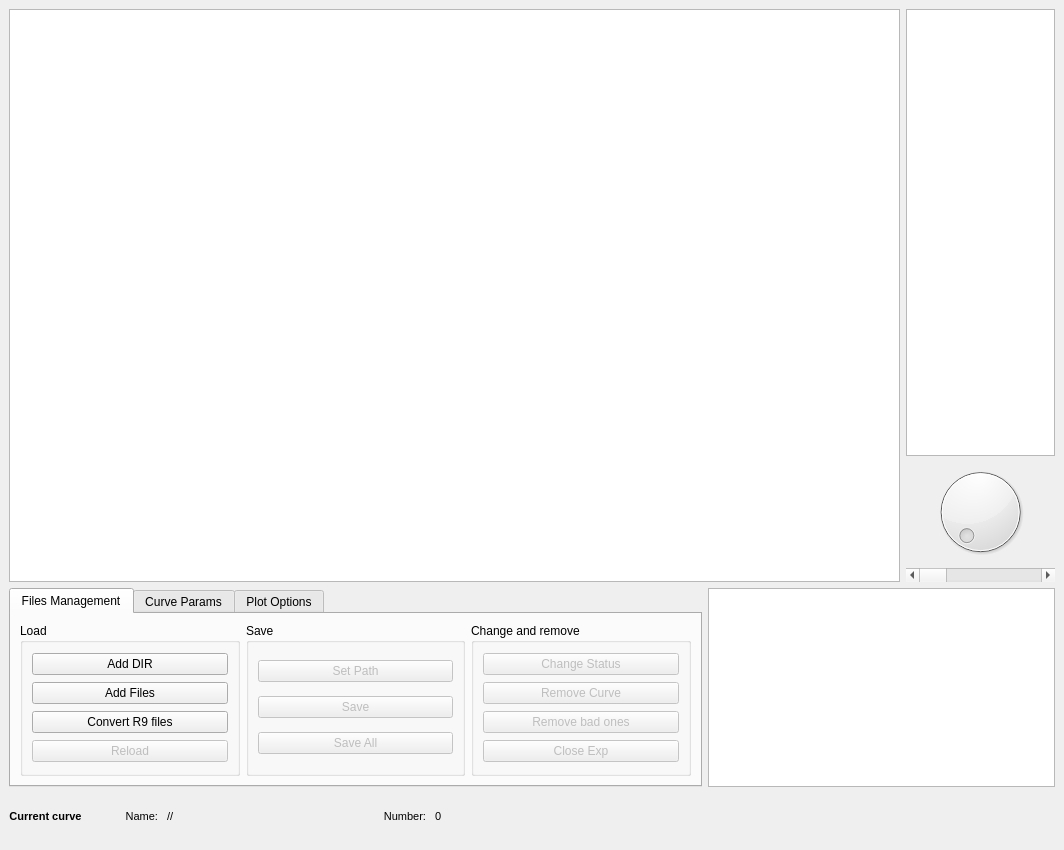
<?xml version="1.0" encoding="UTF-8"?>
<ui version="4.0">
 <class>facewindow</class>
 <widget class="QMainWindow" name="facewindow">
  <property name="geometry">
   <rect>
    <x>0</x>
    <y>0</y>
    <width>1064</width>
    <height>850</height>
   </rect>
  </property>
  <property name="windowTitle">
   <string>MainWindow</string>
  </property>
  <widget class="QWidget" name="simpleCtWidget">
   <layout class="QVBoxLayout" name="verticalLayout_3" stretch="12,4,1">
    <item>
     <layout class="QHBoxLayout" name="horizontalLayout" stretch="6,1">
      <item>
       <widget class="PlotWidget" name="grafo"/>
      </item>
      <item>
       <layout class="QVBoxLayout" name="verticalLayout_2">
        <item>
         <widget class="QGraphicsView" name="griglia"/>
        </item>
        <item>
         <widget class="QDial" name="slide2"/>
        </item>
        <item>
         <widget class="QScrollBar" name="slide1">
          <property name="orientation">
           <enum>Qt::Horizontal</enum>
          </property>
         </widget>
        </item>
       </layout>
      </item>
     </layout>
    </item>
    <item>
     <layout class="QHBoxLayout" name="horizontalLayout_3" stretch="6,3">
      <item>
       <widget class="QTabWidget" name="functionsTabs">
        <property name="currentIndex">
         <number>0</number>
        </property>
        <widget class="QWidget" name="tab_5">
         <attribute name="title">
          <string>Files Management</string>
         </attribute>
         <layout class="QHBoxLayout" name="horizontalLayout_2" stretch="4,4,4">
          <item>
           <widget class="QGroupBox" name="loadBox">
            <property name="title">
             <string>Load</string>
            </property>
            <layout class="QHBoxLayout" name="horizontalLayout_4" stretch="2">
             <item>
              <layout class="QVBoxLayout" name="verticalLayout">
               <item>
                <widget class="QPushButton" name="bAddDir">
                 <property name="text">
                  <string>Add DIR</string>
                 </property>
                </widget>
               </item>
               <item>
                <widget class="QPushButton" name="bAddFiles">
                 <property name="text">
                  <string>Add Files</string>
                 </property>
                </widget>
               </item>
               <item>
                <widget class="QPushButton" name="convr9Btn">
                 <property name="text">
                  <string>Convert R9 files</string>
                 </property>
                </widget>
               </item>
               <item>
                <widget class="QPushButton" name="reloadBtn">
                 <property name="enabled">
                  <bool>false</bool>
                 </property>
                 <property name="text">
                  <string>Reload</string>
                 </property>
                </widget>
               </item>
              </layout>
             </item>
            </layout>
           </widget>
          </item>
          <item>
           <widget class="QGroupBox" name="saveBox">
            <property name="title">
             <string>Save</string>
            </property>
            <layout class="QVBoxLayout" name="verticalLayout_4">
             <item>
              <widget class="QPushButton" name="setPathBtn">
               <property name="enabled">
                <bool>false</bool>
               </property>
               <property name="text">
                <string>Set Path</string>
               </property>
              </widget>
             </item>
             <item>
              <widget class="QPushButton" name="saveBtn">
               <property name="enabled">
                <bool>false</bool>
               </property>
               <property name="text">
                <string>Save</string>
               </property>
              </widget>
             </item>
             <item>
              <widget class="QPushButton" name="saveAllBtn">
               <property name="enabled">
                <bool>false</bool>
               </property>
               <property name="text">
                <string>Save All</string>
               </property>
              </widget>
             </item>
            </layout>
           </widget>
          </item>
          <item>
           <widget class="QGroupBox" name="removeBox">
            <property name="title">
             <string>Change and remove</string>
            </property>
            <layout class="QVBoxLayout" name="verticalLayout_5">
             <item>
              <widget class="QPushButton" name="chgStatBtn">
               <property name="enabled">
                <bool>false</bool>
               </property>
               <property name="text">
                <string>Change Status</string>
               </property>
              </widget>
             </item>
             <item>
              <widget class="QPushButton" name="removeBtn">
               <property name="enabled">
                <bool>false</bool>
               </property>
               <property name="text">
                <string>Remove Curve</string>
               </property>
              </widget>
             </item>
             <item>
              <widget class="QPushButton" name="removeBOBtn">
               <property name="enabled">
                <bool>false</bool>
               </property>
               <property name="text">
                <string>Remove bad ones</string>
               </property>
              </widget>
             </item>
             <item>
              <widget class="QPushButton" name="closeExpBtn">
               <property name="enabled">
                <bool>false</bool>
               </property>
               <property name="text">
                <string>Close Exp</string>
               </property>
              </widget>
             </item>
            </layout>
           </widget>
          </item>
         </layout>
        </widget>
        <widget class="QWidget" name="tab_6">
         <attribute name="title">
          <string>Curve Params</string>
         </attribute>
         <layout class="QHBoxLayout" name="horizontalLayout_5">
          <item>
           <widget class="QGroupBox" name="fromFileBox">
            <property name="title">
             <string>From File</string>
            </property>
            <layout class="QGridLayout" name="gridLayout_2">
             <item row="0" column="0">
              <widget class="QLabel" name="label_4">
               <property name="text">
                <string>k [N/nm]</string>
               </property>
              </widget>
             </item>
             <item row="0" column="1">
              <widget class="QDoubleSpinBox" name="kNumDbl">
               <property name="enabled">
                <bool>false</bool>
               </property>
               <property name="maximum">
                <double>1000.000000000000000</double>
               </property>
              </widget>
             </item>
             <item row="0" column="2">
              <widget class="QPushButton" name="updateKBtn">
               <property name="enabled">
                <bool>false</bool>
               </property>
               <property name="text">
                <string>UPDATE</string>
               </property>
              </widget>
             </item>
             <item row="0" column="3">
              <widget class="QPushButton" name="updateAllKBtn">
               <property name="enabled">
                <bool>false</bool>
               </property>
               <property name="text">
                <string>UPDATE ALL</string>
               </property>
              </widget>
             </item>
             <item row="1" column="0">
              <widget class="QLabel" name="label_5">
               <property name="text">
                <string>Sensitivity [nm/V]</string>
               </property>
              </widget>
             </item>
             <item row="1" column="1">
              <widget class="QDoubleSpinBox" name="nmVNumDbl">
               <property name="enabled">
                <bool>false</bool>
               </property>
               <property name="maximum">
                <double>1000.000000000000000</double>
               </property>
              </widget>
             </item>
             <item row="1" column="2">
              <widget class="QPushButton" name="updateNmVBtn">
               <property name="enabled">
                <bool>false</bool>
               </property>
               <property name="text">
                <string>UPDATE</string>
               </property>
              </widget>
             </item>
             <item row="1" column="3">
              <widget class="QPushButton" name="updateAllNmVBtn">
               <property name="enabled">
                <bool>false</bool>
               </property>
               <property name="text">
                <string>UPDATE ALL</string>
               </property>
              </widget>
             </item>
             <item row="2" column="0">
              <widget class="QLabel" name="label_6">
               <property name="text">
                <string>Speed [nm/s]</string>
               </property>
              </widget>
             </item>
             <item row="2" column="1">
              <widget class="QDoubleSpinBox" name="speedNumDbl">
               <property name="enabled">
                <bool>false</bool>
               </property>
               <property name="maximum">
                <double>1000.000000000000000</double>
               </property>
              </widget>
             </item>
             <item row="2" column="2">
              <widget class="QPushButton" name="updateSpeedBtn">
               <property name="enabled">
                <bool>false</bool>
               </property>
               <property name="text">
                <string>UPDATE</string>
               </property>
              </widget>
             </item>
             <item row="2" column="3">
              <widget class="QPushButton" name="updateAllSpeedBtn">
               <property name="enabled">
                <bool>false</bool>
               </property>
               <property name="text">
                <string>UPDATE ALL</string>
               </property>
              </widget>
             </item>
            </layout>
           </widget>
          </item>
          <item>
           <widget class="QGroupBox" name="fitNpeakBox">
            <property name="title">
             <string>Fitting and Peak finding</string>
            </property>
            <layout class="QFormLayout" name="formLayout">
             <item row="0" column="0">
              <widget class="QLabel" name="label_7">
               <property name="text">
                <string>Slope tolerance %</string>
               </property>
              </widget>
             </item>
             <item row="0" column="1">
              <widget class="QSpinBox" name="slopePcNum">
               <property name="enabled">
                <bool>false</bool>
               </property>
               <property name="minimum">
                <number>1</number>
               </property>
               <property name="maximum">
                <number>100</number>
               </property>
               <property name="value">
                <number>15</number>
               </property>
              </widget>
             </item>
             <item row="1" column="1">
              <widget class="QSpinBox" name="movVarPcNum">
               <property name="enabled">
                <bool>false</bool>
               </property>
               <property name="minimum">
                <number>1</number>
               </property>
               <property name="maximum">
                <number>100</number>
               </property>
               <property name="value">
                <number>10</number>
               </property>
              </widget>
             </item>
             <item row="2" column="1">
              <widget class="QSpinBox" name="peakThrsPcNum">
               <property name="enabled">
                <bool>false</bool>
               </property>
               <property name="minimum">
                <number>1</number>
               </property>
               <property name="maximum">
                <number>100</number>
               </property>
               <property name="value">
                <number>70</number>
               </property>
              </widget>
             </item>
             <item row="2" column="0">
              <widget class="QLabel" name="label_8">
               <property name="text">
                <string>Peak thrsh %</string>
               </property>
              </widget>
             </item>
             <item row="1" column="0">
              <widget class="QLabel" name="label_9">
               <property name="text">
                <string>Movig var win %</string>
               </property>
              </widget>
             </item>
             <item row="3" column="0">
              <widget class="QLabel" name="label_10">
               <property name="text">
                <string>Moving avg %</string>
               </property>
              </widget>
             </item>
             <item row="3" column="1">
              <widget class="QSpinBox" name="movAvgPcNum">
               <property name="enabled">
                <bool>false</bool>
               </property>
               <property name="minimum">
                <number>1</number>
               </property>
               <property name="maximum">
                <number>100</number>
               </property>
               <property name="value">
                <number>20</number>
               </property>
              </widget>
             </item>
            </layout>
           </widget>
          </item>
         </layout>
        </widget>
        <widget class="QWidget" name="tab_7">
         <attribute name="title">
          <string>Plot Options</string>
         </attribute>
         <layout class="QGridLayout" name="gridLayout">
          <item row="0" column="0">
           <widget class="QPushButton" name="autoFitBtn">
            <property name="enabled">
             <bool>false</bool>
            </property>
            <property name="text">
             <string>Show Fit</string>
            </property>
           </widget>
          </item>
          <item row="0" column="1">
           <widget class="QPushButton" name="rejectBtn">
            <property name="enabled">
             <bool>false</bool>
            </property>
            <property name="text">
             <string>Remove Fit</string>
            </property>
           </widget>
          </item>
          <item row="2" column="0">
           <widget class="QPushButton" name="alignBtn">
            <property name="enabled">
             <bool>false</bool>
            </property>
            <property name="text">
             <string>Align</string>
            </property>
           </widget>
          </item>
          <item row="3" column="0">
           <widget class="QPushButton" name="alignAllBtn">
            <property name="enabled">
             <bool>false</bool>
            </property>
            <property name="text">
             <string>Align All</string>
            </property>
           </widget>
          </item>
          <item row="5" column="0">
           <widget class="QPushButton" name="overlayBtn">
            <property name="enabled">
             <bool>false</bool>
            </property>
            <property name="text">
             <string>Overlay</string>
            </property>
           </widget>
          </item>
          <item row="4" column="0">
           <widget class="QPushButton" name="showPeakBtn">
            <property name="enabled">
             <bool>false</bool>
            </property>
            <property name="text">
             <string>Show Peaks</string>
            </property>
           </widget>
          </item>
          <item row="4" column="1">
           <widget class="QPushButton" name="removePeakBtn">
            <property name="enabled">
             <bool>false</bool>
            </property>
            <property name="text">
             <string>Remove Peaks</string>
            </property>
           </widget>
          </item>
         </layout>
        </widget>
       </widget>
      </item>
      <item>
       <widget class="QTextEdit" name="logTxt"/>
      </item>
     </layout>
    </item>
    <item>
     <layout class="QHBoxLayout" name="horizontalLayout_6" stretch="2,2,5,2,2,15">
      <item>
       <widget class="QLabel" name="label">
        <property name="text">
         <string>&lt;!DOCTYPE HTML PUBLIC &quot;-//W3C//DTD HTML 4.0//EN&quot; &quot;http://www.w3.org/TR/REC-html40/strict.dtd&quot;&gt;
&lt;html&gt;&lt;head&gt;&lt;meta name=&quot;qrichtext&quot; content=&quot;1&quot; /&gt;&lt;style type=&quot;text/css&quot;&gt;
p, li { white-space: pre-wrap; }
&lt;/style&gt;&lt;/head&gt;&lt;body style=&quot; font-family:'Ubuntu'; font-size:11pt; font-weight:400; font-style:normal;&quot;&gt;
&lt;p align=&quot;center&quot; style=&quot; margin-top:0px; margin-bottom:0px; margin-left:0px; margin-right:0px; -qt-block-indent:0; text-indent:0px;&quot;&gt;&lt;span style=&quot; font-size:8pt; font-weight:600;&quot;&gt;Current curve&lt;/span&gt;&lt;/p&gt;&lt;/body&gt;&lt;/html&gt;</string>
        </property>
       </widget>
      </item>
      <item>
       <widget class="QLabel" name="label_2">
        <property name="text">
         <string>&lt;!DOCTYPE HTML PUBLIC &quot;-//W3C//DTD HTML 4.0//EN&quot; &quot;http://www.w3.org/TR/REC-html40/strict.dtd&quot;&gt;
&lt;html&gt;&lt;head&gt;&lt;meta name=&quot;qrichtext&quot; content=&quot;1&quot; /&gt;&lt;style type=&quot;text/css&quot;&gt;
p, li { white-space: pre-wrap; }
&lt;/style&gt;&lt;/head&gt;&lt;body style=&quot; font-family:'Ubuntu'; font-size:11pt; font-weight:400; font-style:normal;&quot;&gt;
&lt;p style=&quot; margin-top:0px; margin-bottom:0px; margin-left:0px; margin-right:0px; -qt-block-indent:0; text-indent:0px;&quot;&gt;&lt;span style=&quot; font-size:8pt;&quot;&gt;Name: &lt;/span&gt;&lt;/p&gt;&lt;/body&gt;&lt;/html&gt;</string>
        </property>
        <property name="alignment">
         <set>Qt::AlignRight|Qt::AlignTrailing|Qt::AlignVCenter</set>
        </property>
       </widget>
      </item>
      <item>
       <widget class="QLabel" name="labFilename">
        <property name="text">
         <string>&lt;!DOCTYPE HTML PUBLIC &quot;-//W3C//DTD HTML 4.0//EN&quot; &quot;http://www.w3.org/TR/REC-html40/strict.dtd&quot;&gt;
&lt;html&gt;&lt;head&gt;&lt;meta name=&quot;qrichtext&quot; content=&quot;1&quot; /&gt;&lt;style type=&quot;text/css&quot;&gt;
p, li { white-space: pre-wrap; }
&lt;/style&gt;&lt;/head&gt;&lt;body style=&quot; font-family:'Ubuntu'; font-size:11pt; font-weight:400; font-style:normal;&quot;&gt;
&lt;p style=&quot; margin-top:0px; margin-bottom:0px; margin-left:0px; margin-right:0px; -qt-block-indent:0; text-indent:0px;&quot;&gt;&lt;span style=&quot; font-size:8pt;&quot;&gt;//&lt;/span&gt;&lt;/p&gt;&lt;/body&gt;&lt;/html&gt;</string>
        </property>
       </widget>
      </item>
      <item>
       <widget class="QLabel" name="label_3">
        <property name="text">
         <string>&lt;!DOCTYPE HTML PUBLIC &quot;-//W3C//DTD HTML 4.0//EN&quot; &quot;http://www.w3.org/TR/REC-html40/strict.dtd&quot;&gt;
&lt;html&gt;&lt;head&gt;&lt;meta name=&quot;qrichtext&quot; content=&quot;1&quot; /&gt;&lt;style type=&quot;text/css&quot;&gt;
p, li { white-space: pre-wrap; }
&lt;/style&gt;&lt;/head&gt;&lt;body style=&quot; font-family:'Ubuntu'; font-size:11pt; font-weight:400; font-style:normal;&quot;&gt;
&lt;p style=&quot; margin-top:0px; margin-bottom:0px; margin-left:0px; margin-right:0px; -qt-block-indent:0; text-indent:0px;&quot;&gt;&lt;span style=&quot; font-size:8pt;&quot;&gt;Number: &lt;/span&gt;&lt;/p&gt;&lt;/body&gt;&lt;/html&gt;</string>
        </property>
        <property name="alignment">
         <set>Qt::AlignRight|Qt::AlignTrailing|Qt::AlignVCenter</set>
        </property>
       </widget>
      </item>
      <item>
       <widget class="QLabel" name="labelNumber">
        <property name="text">
         <string>&lt;!DOCTYPE HTML PUBLIC &quot;-//W3C//DTD HTML 4.0//EN&quot; &quot;http://www.w3.org/TR/REC-html40/strict.dtd&quot;&gt;
&lt;html&gt;&lt;head&gt;&lt;meta name=&quot;qrichtext&quot; content=&quot;1&quot; /&gt;&lt;style type=&quot;text/css&quot;&gt;
p, li { white-space: pre-wrap; }
&lt;/style&gt;&lt;/head&gt;&lt;body style=&quot; font-family:'Ubuntu'; font-size:11pt; font-weight:400; font-style:normal;&quot;&gt;
&lt;p style=&quot; margin-top:0px; margin-bottom:0px; margin-left:0px; margin-right:0px; -qt-block-indent:0; text-indent:0px;&quot;&gt;&lt;span style=&quot; font-size:8pt;&quot;&gt;0&lt;/span&gt;&lt;/p&gt;&lt;/body&gt;&lt;/html&gt;</string>
        </property>
       </widget>
      </item>
      <item>
       <spacer name="horizontalSpacer">
        <property name="orientation">
         <enum>Qt::Horizontal</enum>
        </property>
        <property name="sizeHint" stdset="0">
         <size>
          <width>40</width>
          <height>20</height>
         </size>
        </property>
       </spacer>
      </item>
     </layout>
    </item>
   </layout>
  </widget>
  <widget class="QMenuBar" name="menubar">
   <property name="geometry">
    <rect>
     <x>0</x>
     <y>0</y>
     <width>1064</width>
     <height>25</height>
    </rect>
   </property>
  </widget>
 </widget>
 <customwidgets>
  <customwidget>
   <class>PlotWidget</class>
   <extends>QGraphicsView</extends>
   <header>pyqtgraph</header>
  </customwidget>
 </customwidgets>
 <resources/>
 <connections/>
</ui>
